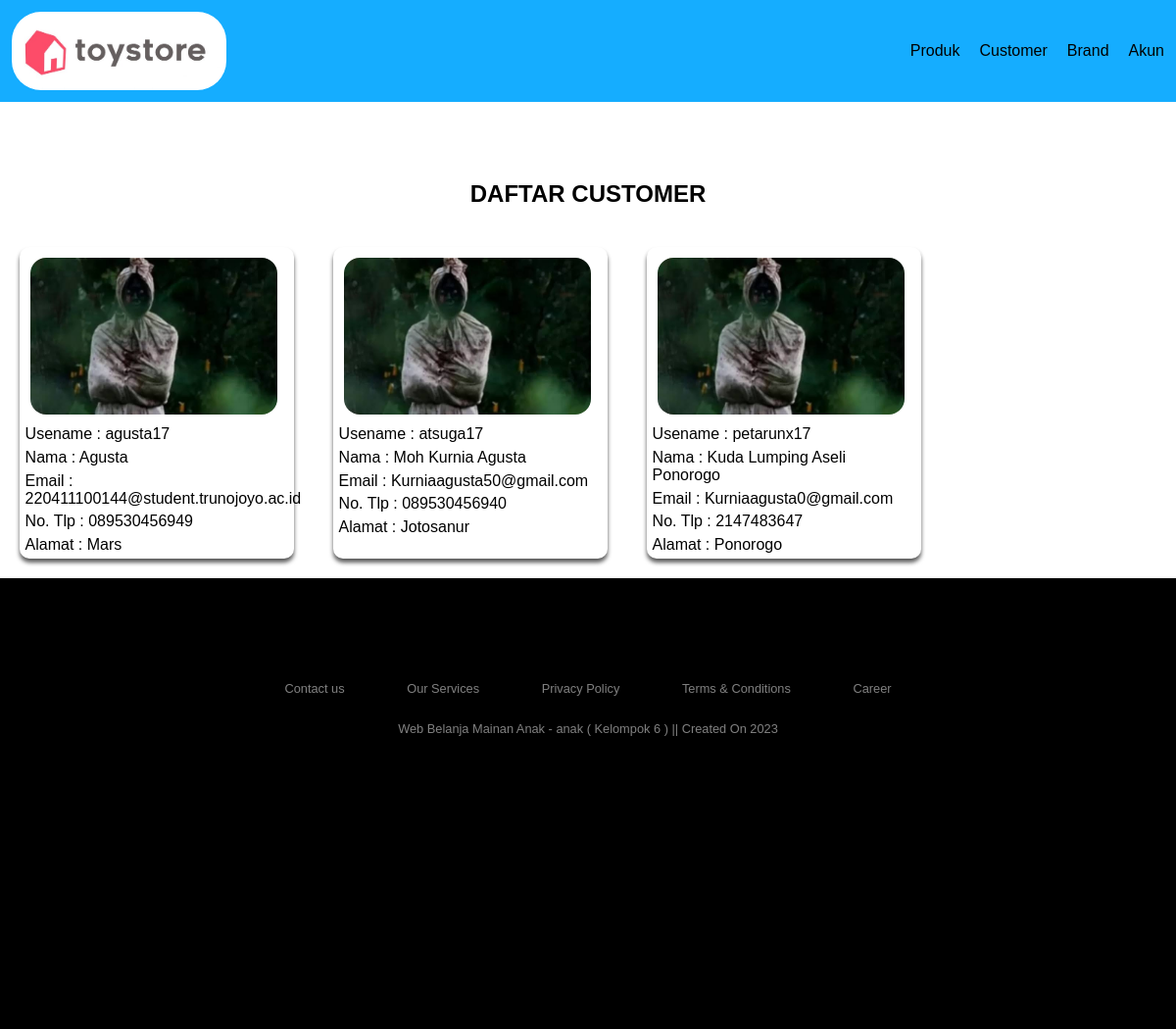
/app/admin/administrator/manajemen_cust.php (signed in), run on the app's committed database.
### tables this page shows
CREATE TABLE `user` (
  `USER_ID` varchar(12) NOT NULL,
  `USER_EMAIL` varchar(255) NOT NULL,
  `USER_NAME` varchar(50) NOT NULL,
  `USER_ADDRESS` varchar(255) NOT NULL,
  `USER_PHONE` text NOT NULL,
  `USER_PASSWORD` text NOT NULL,
  `USER_PASS` text DEFAULT NULL
);

### app/database.php (called while the page is built, shortened)
<?php
	function getTableData($table) {
		try{
			$statement = DB->prepare("SELECT * FROM $table");
			$statement->execute();
			return $statement->fetchAll(PDO::FETCH_ASSOC);
		}
		catch(PDOException $err){
			echo $err->getMessage();
		}
	}
?>

### app/admin/administrator/manajemen_cust.php (the view, shortened to what this page needs)
<?php
    require("../../database.php");
    $custs = getTableData('user');
?>
<!DOCTYPE html>
<html lang="en">
    <head>
        <link rel="stylesheet" type="text/css" href="../../../assets/css/style.css">
    </head>
    <body>
        <?php require '../../../assets/inc/navbar.inc'; ?>
        <div class="content">
            <h1>DAFTAR CUSTOMER</h1>
            <?php if (count($custs) > 0) { ?>
                <div class="card-container">
                    <?php foreach ($custs as $cust) : ?>
                        <div class="card">
                            <div class="cardImg" style="background-image:url(../../../assets/images/default.jpeg); background-size:cover;background-position:center;">
                            </div>
                            <div class="cardInfo">
                                <?= "Usename : ".$cust["USER_ID"] ?>
                            </div>
                            <div class="cardInfo">
                                <?= "Nama : ".ucwords($cust["USER_NAME"]) ?>
                            </div>
                            <div class="cardInfo">
                                <?= "Email : ".ucwords($cust["USER_EMAIL"]) ?>
                            </div>
                            <div class="cardInfo">
                                <?= "No. Tlp : ".ucwords($cust["USER_PHONE"]) ?>
                            </div>
                            <div class="cardInfo">
                                <?= "Alamat : ".ucwords($cust["USER_ADDRESS"]) ?>
                            </div>
                        </div>
                    <?php endforeach; ?>
                </div>
            <?php } else {
                echo "<h2>Tidak ada customer yang dapat ditampilkan</h1>";
            } ?>
        </div>
        <?php require '../../../assets/inc/footer.inc'; ?>
    </body>
</html>

### assets/css/style.css (style rules this page uses)
* { margin: 0; padding: 0; }
h1 { font-size: 1.5em; text-align: center; margin-bottom: 20px; }
body { font-family: 'Gill Sans', 'Gill Sans MT', Calibri, 'Trebuchet MS', sans-serif; }
.card-container { display: flex; flex-wrap: wrap; }
.card { margin: 20px; width: 280px; border-radius: 10px; box-shadow: 0px 4px 4px 0px rgb(91, 91, 91); }
.cardInfo { margin: 2%; border-radius: 1rem; display: flex; flex-direction: column; justify-content: center; }
.cardImg { margin: 4%; width: 90%; height: 20vh; border-radius: 1rem; }

### data on the page
user: USER_ID "agusta17", USER_NAME "Agusta", USER_EMAIL "220411100144@student.trunojoyo.ac.id", USER_PHONE "089530456949", USER_ADDRESS "Mars"
user: USER_ID "atsuga17", USER_NAME "Moh Kurnia Agusta", USER_EMAIL "Kurniaagusta50@gmail.com", USER_PHONE "089530456940", USER_ADDRESS "Jotosanur"
user: USER_ID "petarunx17", USER_NAME "Kuda Lumping Aseli Ponorogo", USER_EMAIL "Kurniaagusta0@gmail.com", USER_PHONE "2147483647", USER_ADDRESS "Ponorogo"
